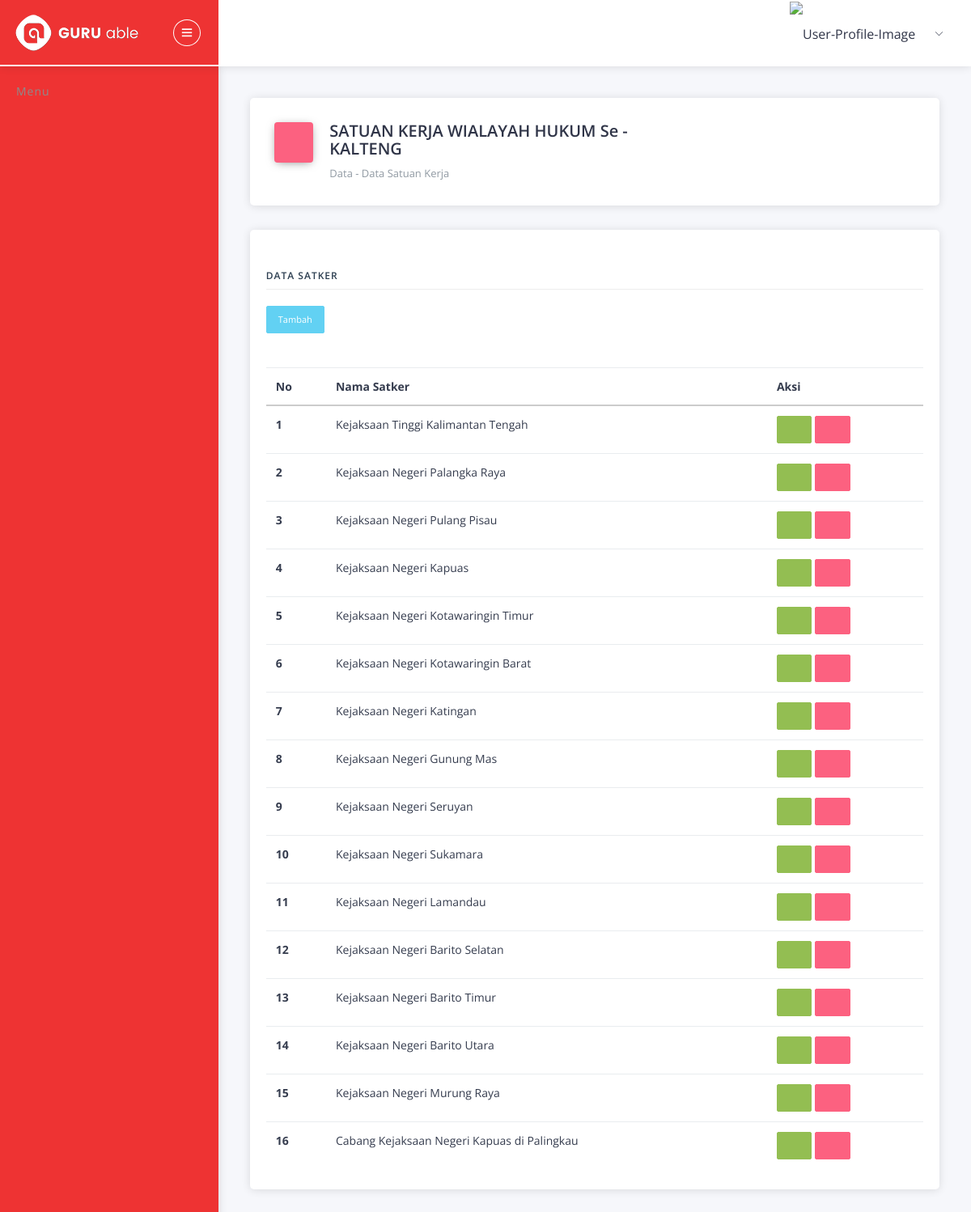
The page /index.php/satker on the database its author committed.
### tables this page shows
CREATE TABLE `satker_jaksa` (
  `id_satker` int(5) NOT NULL,
  `satker` varchar(50) NOT NULL
);

### application/controllers/Satker.php (called while the page is built, shortened)
<?php
class Satker extends CI_Controller
{
    public function __construct()
    {
        $this->load->model('Satker_model');
    }
    public function index()
    {
        $data['satker'] = $this->Satker_model->getAllSatker();
        $this->load->view('template/atas');
        $this->load->view('satker/index', $data);
        $this->load->view('template/bawah');
    }
}

### index.php (called while the page is built, shortened)
<?php
require_once BASEPATH.'core/CodeIgniter.php';

### application/models/Satker_model.php (called while the page is built, shortened)
<?php
class Satker_model extends CI_model
{
    public function getAllSatker()
    {
        return $this->db->get('satker_jaksa')->result_array();
    }
}

### application/views/satker/index.php (the view, shortened to what this page needs)
<div class="pcoded-content">
    <div class="pcoded-inner-content">
        <div class="main-body">
            <div class="page-wrapper">
                <div class="page-header card">
                    <div class="row align-items-end">
                        <div class="col-lg-8">
                            <div class="page-header-title">
                                <i class="icofont icofont icofont icofont-file-document bg-c-pink"></i>
                                <div class="d-inline">
                                    <h4>SATUAN KERJA WIALAYAH HUKUM Se - KALTENG</h4>
                                    <span>Data - Data Satuan Kerja</span>
                                </div>
                            </div>
                        </div>
                        <div class="col-lg-4">
                        </div>
                    </div>
                </div>
                <div class="page-body">
                    <div class="row">
                        <div class="col-sm-12">
                            <div class="card">
                                <div class="card-header">
                                </div>
                                <div class="card-block">
                                    <h4 class="sub-title">Data Satker</h4>
                                    <a href="<?= base_url() ?>satker/add" class="btn btn-info btn-sm"> Tambah </a><br>
                                    <br>
                                    <br>
                                    <div class="card-block table-border-style">
                                        <div class="table-responsive">
                                            <table class="table">
                                                <thead>
                                                    <tr>
                                                        <th>No</th>
                                                        <th>Nama Satker</th>
                                                        <th>Aksi</th>
                                                    </tr>
                                                </thead>
                                                <tbody>
                                                    <?php $no = 1;
                                                    foreach ($satker as $value) : ?>
                                                        <tr>
                                                            <th scope="row"><?= $no++ ?></th>
                                                            <td><?= $value['satker'] ?></td>
                                                            <td><a href="<?= base_url() ?>satker/update/<?= $value['id_satker']; ?>" class="btn btn-success btn-sm">
                                                                    <i class="icofont icofont-pencil-alt-5"></i>
                                                                </a>
                                                                <a onclick="return confirm('Yakin Hapus')" href="<?= base_url() ?>satker/delete/<?= $value['id_satker']; ?>" class="btn btn-danger btn-sm">
                                                                    <i class="icofont icofont-trash"></i>
                                                                </a>
                                                            </td>
                                                        </tr>
                                                    <?php endforeach ?>
                                                </tbody>
                                            </table>
                                        </div>
                                    </div>
                                </div>
                            </div>
                        </div>
                    </div>
                </div>
            </div>
        </div>
    </div>
</div>

### rows shown on the page
satker_jaksa: satker "Kejaksaan Tinggi Kalimantan Tengah"
satker_jaksa: satker "Kejaksaan Negeri Palangka Raya"
satker_jaksa: satker "Kejaksaan Negeri Pulang Pisau"
satker_jaksa: satker "Kejaksaan Negeri Kapuas"
satker_jaksa: satker "Kejaksaan Negeri Kotawaringin Timur"
satker_jaksa: satker "Kejaksaan Negeri Kotawaringin Barat"
satker_jaksa: satker "Kejaksaan Negeri Katingan"
satker_jaksa: satker "Kejaksaan Negeri Gunung Mas"
satker_jaksa: satker "Kejaksaan Negeri Seruyan"
satker_jaksa: satker "Kejaksaan Negeri Sukamara"
satker_jaksa: satker "Kejaksaan Negeri Lamandau"
satker_jaksa: satker "Kejaksaan Negeri Barito Selatan"
satker_jaksa: satker "Kejaksaan Negeri Barito Timur"
satker_jaksa: satker "Kejaksaan Negeri Barito Utara"
satker_jaksa: satker "Kejaksaan Negeri Murung Raya"
satker_jaksa: satker "Cabang Kejaksaan Negeri Kapuas di Palingkau"
